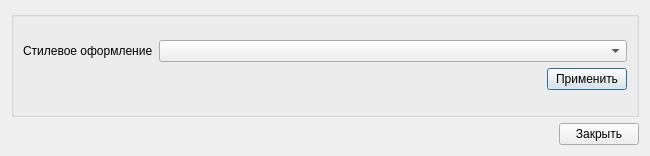
<?xml version="1.0" encoding="UTF-8"?>
<ui version="4.0">
 <class>Dialog</class>
 <widget class="QDialog" name="Dialog">
  <property name="geometry">
   <rect>
    <x>0</x>
    <y>0</y>
    <width>650</width>
    <height>156</height>
   </rect>
  </property>
  <property name="windowTitle">
   <string>Динамическое изменение стилей</string>
  </property>
  <layout class="QVBoxLayout" name="verticalLayout_2">
   <item>
    <layout class="QGridLayout" name="gridLayout">
     <item row="0" column="0">
      <widget class="QGroupBox" name="groupBox">
       <property name="sizePolicy">
        <sizepolicy hsizetype="Expanding" vsizetype="Expanding">
         <horstretch>0</horstretch>
         <verstretch>0</verstretch>
        </sizepolicy>
       </property>
       <property name="title">
        <string/>
       </property>
       <layout class="QGridLayout" name="gridLayout_3">
        <property name="topMargin">
         <number>0</number>
        </property>
        <property name="bottomMargin">
         <number>0</number>
        </property>
        <item row="0" column="0">
         <layout class="QGridLayout" name="gridLayout_2">
          <item row="2" column="0">
           <layout class="QHBoxLayout" name="horizontalLayout_6">
            <item>
             <spacer name="horizontalSpacer">
              <property name="orientation">
               <enum>Qt::Horizontal</enum>
              </property>
              <property name="sizeHint" stdset="0">
               <size>
                <width>40</width>
                <height>20</height>
               </size>
              </property>
             </spacer>
            </item>
            <item>
             <widget class="QPushButton" name="pushButton_3">
              <property name="text">
               <string>Применить</string>
              </property>
             </widget>
            </item>
           </layout>
          </item>
          <item row="1" column="0">
           <layout class="QVBoxLayout" name="verticalLayout_3">
            <item>
             <layout class="QHBoxLayout" name="horizontalLayout">
              <item>
               <widget class="QLabel" name="label">
                <property name="sizePolicy">
                 <sizepolicy hsizetype="Fixed" vsizetype="Fixed">
                  <horstretch>0</horstretch>
                  <verstretch>0</verstretch>
                 </sizepolicy>
                </property>
                <property name="text">
                 <string>Стилевое оформление</string>
                </property>
               </widget>
              </item>
              <item>
               <widget class="QComboBox" name="comboBox_2"/>
              </item>
             </layout>
            </item>
           </layout>
          </item>
         </layout>
        </item>
       </layout>
      </widget>
     </item>
    </layout>
   </item>
   <item>
    <layout class="QVBoxLayout" name="verticalLayout">
     <item>
      <layout class="QGridLayout" name="gridLayout_4">
       <item row="0" column="0">
        <layout class="QHBoxLayout" name="horizontalLayout_5">
         <item>
          <spacer name="horizontalSpacer_3">
           <property name="orientation">
            <enum>Qt::Horizontal</enum>
           </property>
           <property name="sizeType">
            <enum>QSizePolicy::Expanding</enum>
           </property>
           <property name="sizeHint" stdset="0">
            <size>
             <width>40</width>
             <height>20</height>
            </size>
           </property>
          </spacer>
         </item>
         <item>
          <widget class="QPushButton" name="pushButton">
           <property name="sizePolicy">
            <sizepolicy hsizetype="Preferred" vsizetype="Preferred">
             <horstretch>0</horstretch>
             <verstretch>0</verstretch>
            </sizepolicy>
           </property>
           <property name="text">
            <string>Закрыть</string>
           </property>
          </widget>
         </item>
        </layout>
       </item>
      </layout>
     </item>
    </layout>
   </item>
  </layout>
 </widget>
 <resources/>
 <connections/>
</ui>
